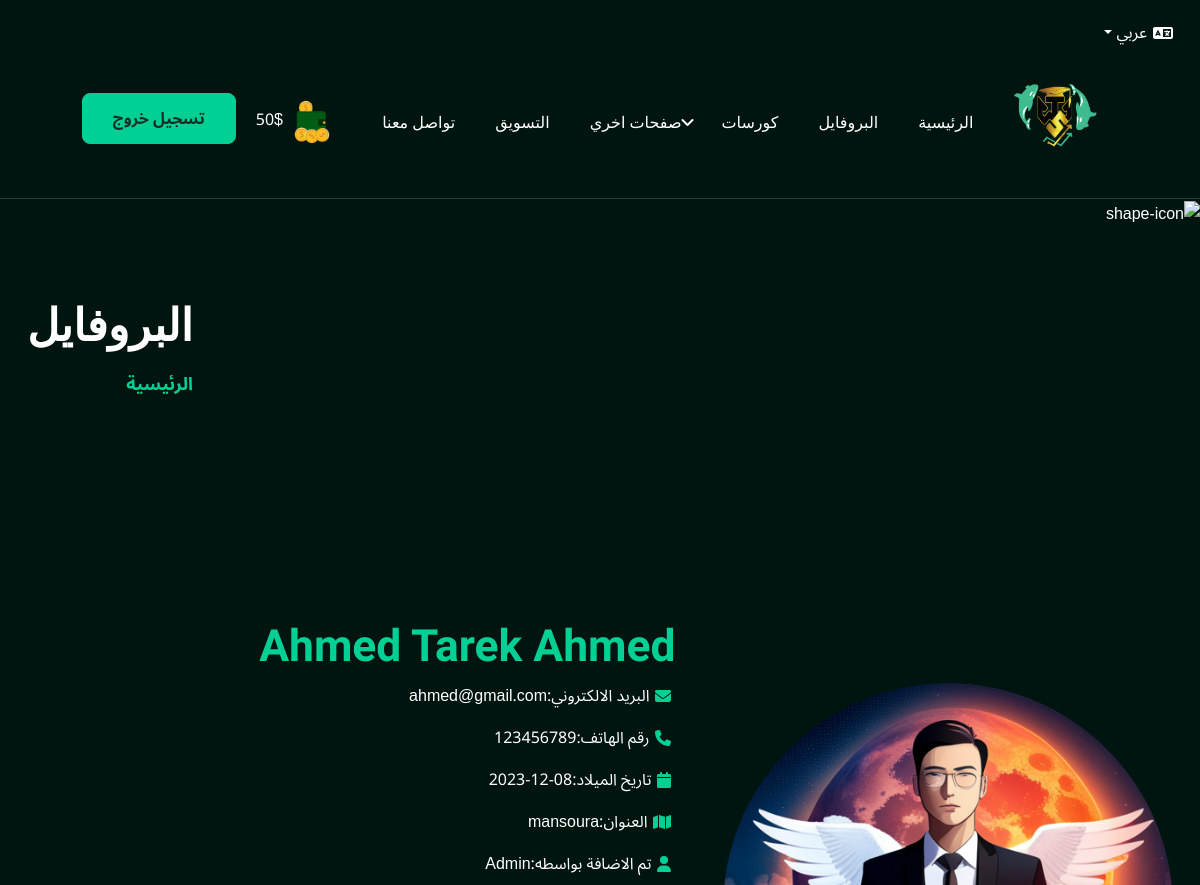
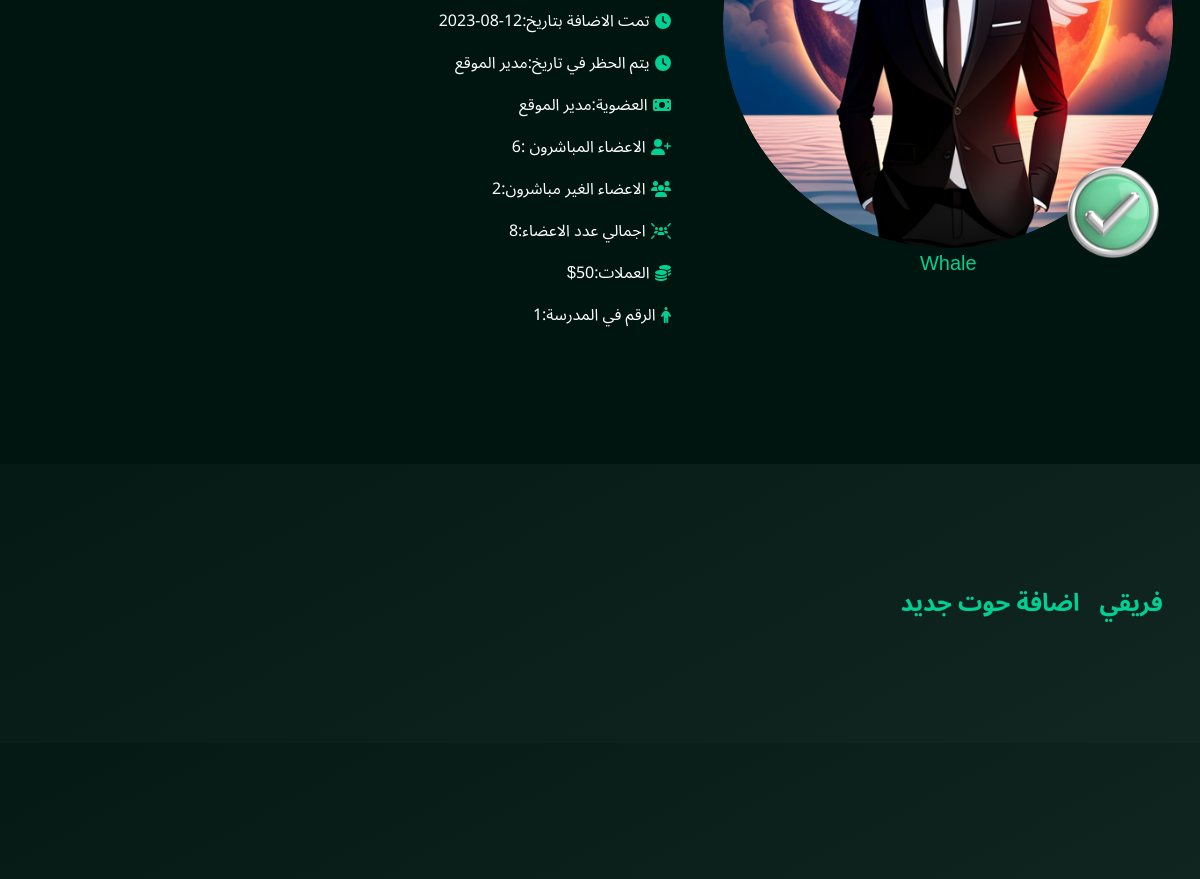
The page /accounts/ar/profile/ (signed in, upper part) on the database as committed earlier (2 pictures, top to bottom).
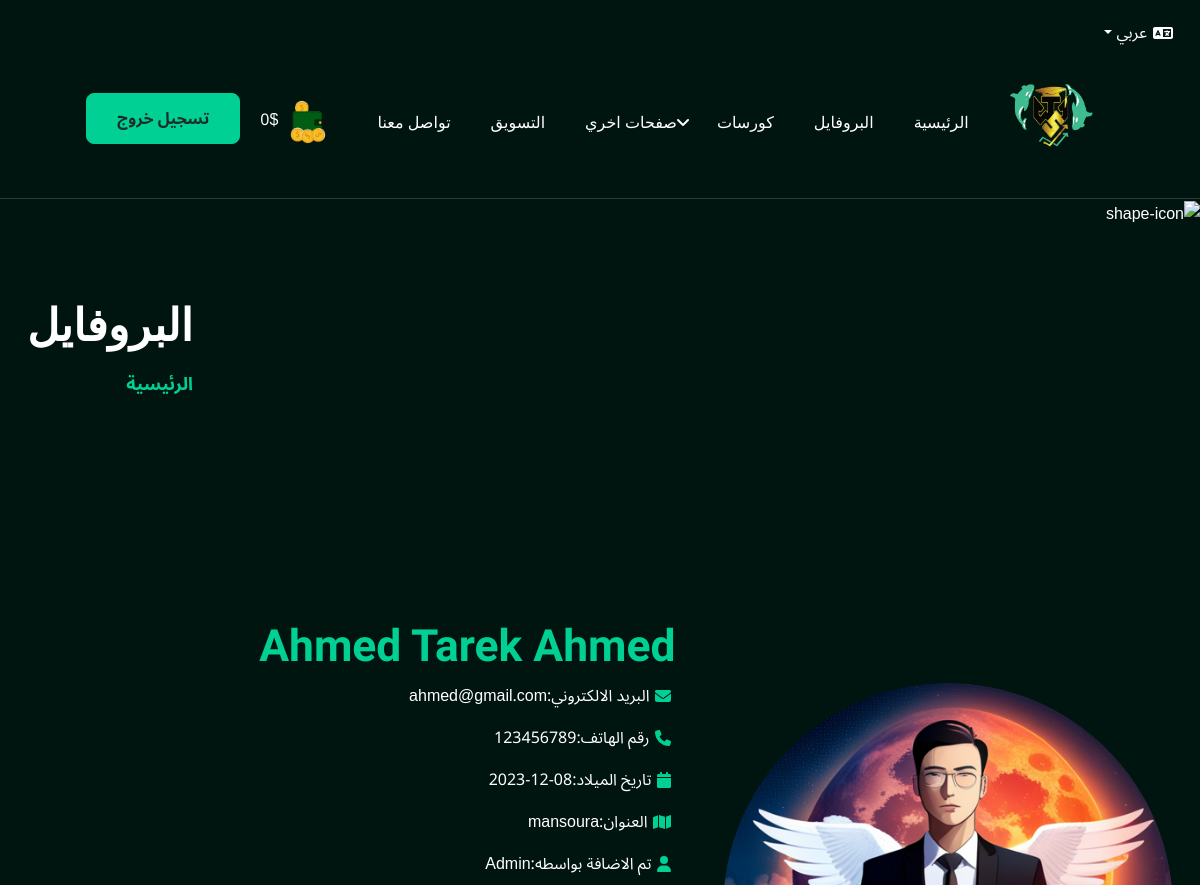
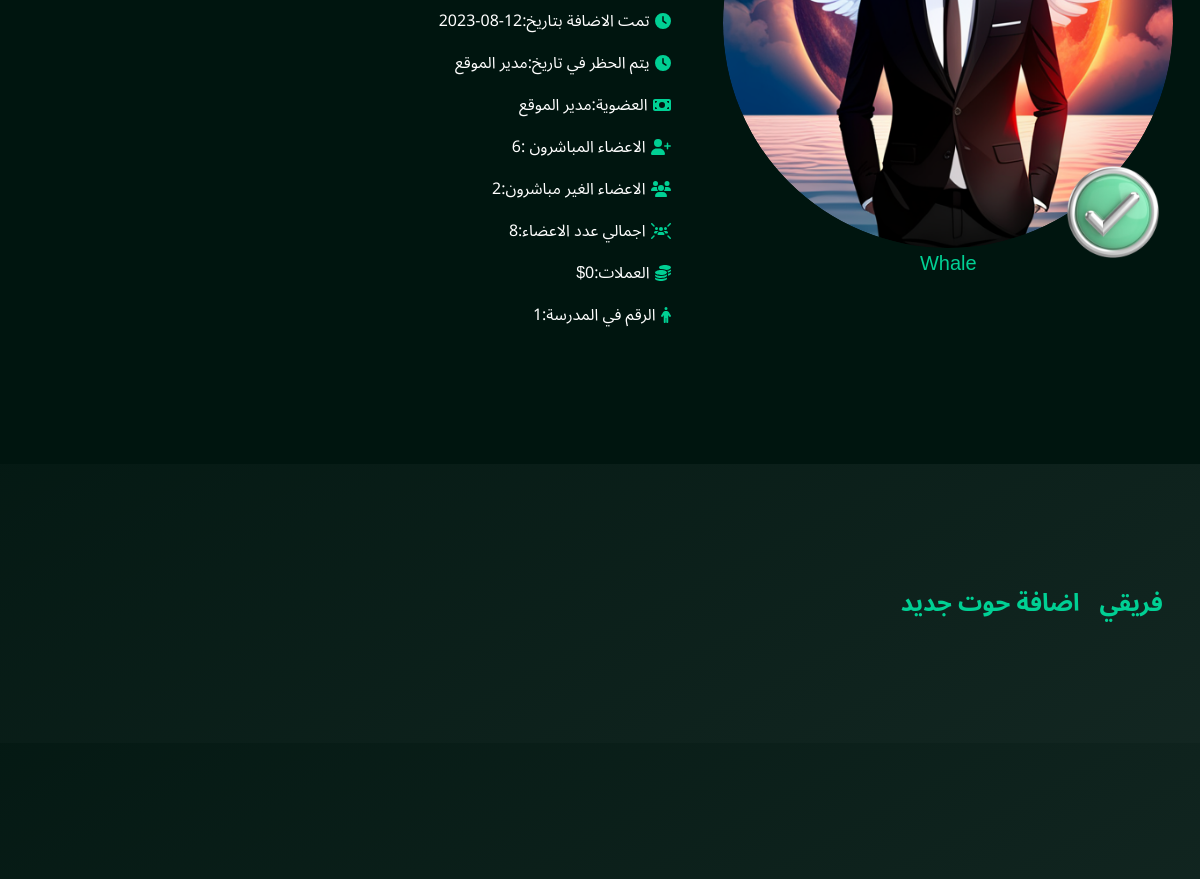
The same page on the database as committed later (2 pictures, top to bottom).
### accounts/models.py (models this page shows, shortened)
class Profile(models.Model):
    user=models.OneToOneField(CustomUser,on_delete=models.CASCADE)
    membership=models.ForeignKey(MemberShip,on_delete=models.CASCADE)
    name=models.CharField(max_length=100)
    address=models.CharField(max_length=100)
    birth_date=models.DateField(null=True,blank=True)
    coin=models.IntegerField(default=0)
    image=models.ImageField(upload_to='static/users/',null=True,blank=True)
    marketing_avilable=models.BooleanField(default=False)
    rank=models.IntegerField(default=0)

### users/models.py (models this page shows, shortened)
class CustomUser(AbstractBaseUser,PermissionsMixin):
    phone = models.CharField(max_length=25)
    email = models.EmailField(unique=True)
    create_by = models.ForeignKey('self', on_delete=models.SET_NULL, null=True, blank=True)
    create_at = models.DateTimeField(default=timezone.now)
    ended_at = models.DateTimeField(null=True,blank=True)
    is_blocked = models.BooleanField(default=False)
    has_right_sign = models.BooleanField(default=False)
    is_active = models.BooleanField(default=True)
    is_staff = models.BooleanField(default=False)
    is_superuser = models.BooleanField(default=False)
    objects = CustomUserManager()
    USERNAME_FIELD = 'email'
    REQUIRED_FIELDS = ['phone']

### accounts/views.py (the view)
# urls.py: path('ar/profile/',views.profile_ar,name='profile_ar'),
@login_required
def profile_ar(request):
    user = request.user
    user_profile = Profile.objects.get(user=user)
    membership = MemberShip.objects.get(id=user_profile.membership.id)
    memberships = MemberShip.objects.all()
    custom_user = CustomUser.objects.get(id=user.id)
    users = CustomUser.objects.filter(create_by=user)
    users_profiles = Profile.objects.filter(user__in=users)
    total_partners = 0
    for partner_profile in users_profiles:
        partner_count = Profile.objects.filter(user__create_by=partner_profile.user).count()
        partner_profile.partner_count = partner_count
        total_partners += partner_count
    my_partners = total_partners + users.count()
    last = False
    if membership.price == memberships.last().price:
        last = True
    context = {
        'profile': user_profile,
        'membership': membership,
        'memberships': memberships,
        'custom_user': custom_user,
        'users': users,
        'users_profiles': users_profiles,
        'total_partners': total_partners,
        'my_partners': my_partners,
        'last':last,
    }
    return render(request, 'ar/profile.html', context)

### templates/ar/profile.html (shortened to what this page needs)
{% extends 'ar/base.html' %}
{% load static %}
{% block body %}
  <section class="page-header bg--cover" >
    <div class="container" style="display:flex;justify-content:space-between">
      <div class="page-header__shape">
        <span class="page-header__shape-item page-header__shape-item--1"><img src="{% static 'assets/images/logo/logo.png' %}"
            alt="shape-icon"></span>
      </div>
      <div class="page-header__content" data-aos="fade-left" data-aos-duration="1000">
        <h2>البروفايل</h2>
        <nav style="--bs-breadcrumb-divider: '/';" aria-label="breadcrumb">
          <ol class="breadcrumb mb-0">
            <li class="breadcrumb-item "><a href="{% url 'home:home_ar' %}">الرئيسية</a></li>
          </ol>
        </nav>
      </div>
    </div>
  </section>
  <div style="position:relative" class="team team--details padding-top padding-bottom bg-color-3">
    <div class="container">
      <div class="team__wrapper">
        <div class="row g-5 align-items-center">
          <div class="col-md-12 col-lg-5">
            <div style=" position:relative;">
              {% if not forign %}
              {% if user.has_right_sign %}
              <h1 style="position: absolute; font-size:90px ;  bottom:10px;right:10px;z-index:9;" class="green-color">
                <img src="{% static 'assets/images/rightsign.png' %}" style="width: 100px;" alt="" srcset="">
              </h1>
              {% endif %}
              {% endif %}
              <div class="team__thumb rotate text-center" style="border-radius: 100%; position:relative; height:450px;width:450px">
                <img src="{{  profile.image.url}}" calss="rotate-img" style="border-radius: 100%; height:450px;width:450px"
                  alt="Team Image">
              </div>
              <div class="text-center green-color" style="font-size:20px">
                {% if users.count >= 5 %}
                <span>Whale</span>
                {% elif users.count >= 10 %}
                <span>great whale</span>
                {% elif users.count >= 20 %}
                <span>angre whale</span>
                {% elif users.count >= 30 %}
                <span>king whale</span>
                {% elif users.count >= 40 %}
                <span>Master whale</span>
                {% elif users.count >= 50 %}
                <span>leader whale</span>
                {% endif %}
              </div>
          </div>
          </div>
          <div class="col-md-7">
            <div class="team__content">
              <div style="display:flex;justify-content:space-between">
                <h2 class="green-color">{{profile.name}}</h2>
              </div>
              <div class="d-flex">
                <i class="fas fa-envelope" style="margin: 5px; color: #00d094"></i>
                <span style="color:white">البريد الالكتروني:</span>
                <p>{{custom_user.email}}</p>
              </div>
              <div class="d-flex">
                <i class="fas fa-phone" style="margin: 5px; color: #00d094"></i>
                <span style="color:white">رقم الهاتف:</span>
                <p>{{custom_user.phone}}</p>
              </div>
              <div class="d-flex">
                <i class="fas fa-calendar" style="margin: 5px; color: #00d094"></i>
                <span style="color:white">تاريخ الميلاد:</span>
                <p>{{ profile.birth_date|date:"Y-m-d" }}</p>
              </div>
              <div class="d-flex">
                <i class="fas fa-map" style="margin: 5px; color: #00d094"></i>
                <span style="color:white">العنوان:</span>
                <p>{{profile.address}}</p>
              </div>
              <div class="d-flex">
                <i class="fas fa-user" style="margin: 5px; color: #00d094"></i>
                <span style="color:white">تم الاضافة بواسطه:</span>
                {% if user.is_superuser %}
                <p> Admin </p>
                {% else %}
                <p>{{custom_user.create_by}}</p>
                {% endif %}
              </div>
              <div class="d-flex" style="">
                <i class="fas fa-clock" style="margin: 5px;  color: #00d094"></i>
                <span style="color:white; ">تمت الاضافة بتاريخ:</span>
                <p>{{custom_user.create_at|date:"Y-m-d"}}</p>
              </div>
              <div class="d-flex">
                <i class="fas fa-clock" style="margin: 5px; color: #00d094"></i>
                <span style="color:white">يتم الحظر في تاريخ:</span>
                {% if custom_user.ended_at  %}
                <p>{{custom_user.ended_at|date:"Y-m-d"}}</p>
                {% else %}
                    {% if user.is_superuser %}
                    <p> مدير الموقع </p>
                    {% else %}
                    <p> لدية علامة توثيق</p>
                    {% endif %}
                {% endif %}
              </div>
              <div class="d-flex">
                <i class="fas fa-money-bill" style="margin: 5px; color: #00d094"></i>
                <span style="color:white">العضوية:</span>
                {% if user.is_superuser %}
                <p> مدير الموقع </p>
                {% endif %}
              </div>
              <div class="d-flex">
                <i class="fas fa-user-plus" style="margin: 5px; color: #00d094"></i>
                <span style="color:white">الاعضاء المباشرون :</span>
                <p>{{users.count}}</p>
              </div>
              <div class="d-flex">
                <i class="fas fa-users" style="margin: 5px; color: #00d094"></i>
                <span style="color:white">الاعضاء الغير مباشرون:</span>
                <p>{{total_partners}}</p>
              </div>
              <div class="d-flex">
                <i class="fas fa-users-rays" style="margin: 5px; color: #00d094"></i>
                <span style="color:white">اجمالي عدد الاعضاء:</span>
                <p>{{my_partners}}</p>
              </div>
              <div class="d-flex">
                <i class="fas fa-coins" style="margin: 5px; color: #00d094"></i>
                <span style="color:white">العملات:</span>
                <p id="my-coin">{{profile.coin}}</p><p>$</p>
              </div>
              <div class="d-flex">
                <i class="fas fa-person" style="margin: 5px; color: #00d094"></i>
                <span style="color:white">الرقم في المدرسة:</span>
                <p>{{custom_user.id}}</p>
              </div>
            </div>
          </div>
        </div>
      </div>
    </div>
  </div>
  <div class="feature feature--style1 padding-bottom padding-top bg-color">
    <div class="container">
      <div class="row">
        <div class="col-lg-12">
          <div class="learn-press-profile-nav">
            {% if forign %}
            <ul class="nav">
              <li><a data-bs-toggle="tab" class="tab" href="#team">فريق {{profile.name}} </a></li>
            </ul>
            {% else %}
            <ul class="nav">
              <li><a data-bs-toggle="tab" class="tab" href="#team">فريقي</a></li>
              {% if profile.coin >= 50 %}
              <li><a data-bs-toggle="tab" class="tab" href="#addnewmember">اضافة حوت جديد</a></li>
              {% else %}
              <li class="hover-pointer">
                <a class="tab show-modal" href="#" id="addNewWhaleLink">
                  اضافة حوت جديد
              </a>
              {% endif %}
            </ul>
            {% endif %}
          </div>
        </div>
      </div>
    </div>
  </div>
  <section class="cta padding-top padding-bottom  bg-color">
  </section>
{% endblock %}

### templates/ar/base.html (shortened to what this page needs)
{% load static %}
<!DOCTYPE html>
<html lang="en" data-bs-theme="dark">
<head>
  <link rel="stylesheet" href="{% static 'assets/css/bootstrap.min.css' %}">
  <link rel="stylesheet" href="{% static 'assets/css/aos.css' %}">
  <link rel="stylesheet" href="{% static 'assets/css/all.min.css' %}">
  <link rel="stylesheet" href="{% static 'assets/css/swiper-bundle.min.css' %}">
  <link rel="stylesheet" href="https://cdnjs.cloudflare.com/ajax/libs/font-awesome/6.4.0/css/all.min.css"
 />
  <link rel="stylesheet" href="{% static 'assets/css/style.css' %}">
  <link rel="stylesheet" href="{% static 'assets/css/bootstrapcustom.css' %}">
</head>
<body dir="rtl">
  <header class="" style="z-index: 999; margin-top: 20px;">
    <div class="container d-flex" style="align-items:center">
        <i class="fa fa-language"></i>
        <div class="custom-dropdown" >
            <button class="dropdown-toggle" style="background-color: #00150f; border: none;" id="languageDropdown" data-bs-toggle="dropdown" aria-haspopup="true" aria-expanded="false">
                 عربي
            </button>
        </div>
    </div>
</header>
  <header class="header-section header-section--style1">
    <div class="header-bottom">
      <div style="display: flex; justify-content: space-evenly;">
        <div class="header-wrapper">
          <div class="logo">
            <a href="{% url 'home:home_ar' %}">
              <img class="" style="width:130px;" src="{% static 'assets/images/logo/preloader.png' %}" alt="logo">
            </a>
          </div>
          <div class="menu-area">
            <ul class="menu">
              <li>
                <a href="{% url 'home:home_ar' %}" class="menu-li-a">الرئيسية </a>
              </li>
              <li>
                <a href="{% url 'accounts:profile_ar' %}" class="menu-li-a">البروفايل </a>
              </li>
              <li>
                <a href="{% url 'courses:courses_category_ar' %}" class="menu-li-a">كورسات </a>
              </li>
              <li class="menu-item-has-children">
                <a href="#">صفحات اخري </a>
              </li>
              <li>
                <a href="{% url 'marketing:marketing_courses_category_ar' %}" class="menu-li-a">التسويق </a>
              </li>
              <li>
                <a href="{% url 'contact:contact_ar' %}" class="menu-li-a">تواصل معنا</a>
              </li>
            </ul>
          </div>
          <div class="header-action">
            <div class="menu-area">
              <div class="" style="margin-right: 30px; margin-left:20px">
                <img src="{% static 'assets/images/logo/walet.png' %}" class="wallet" width="50px" srcset=""> {{profile.coin}}$
              </div>
              <div class="">
                <a href="{% url 'accounts:logout' %}" class="trk-btn trk-btn--border trk-btn--primary">
                  <span>تسجيل خروج</span>
                </a>
              </div>
            </div>
          </div>
        </div>
      </div>
    </div>
  </header>
{% block body %}
{% endblock %}
</body>
</html>

Rows that differ between the two databases and show on the page:
changed Profile "Ahmed Tarek Ahmed": coin "50" → "0"
